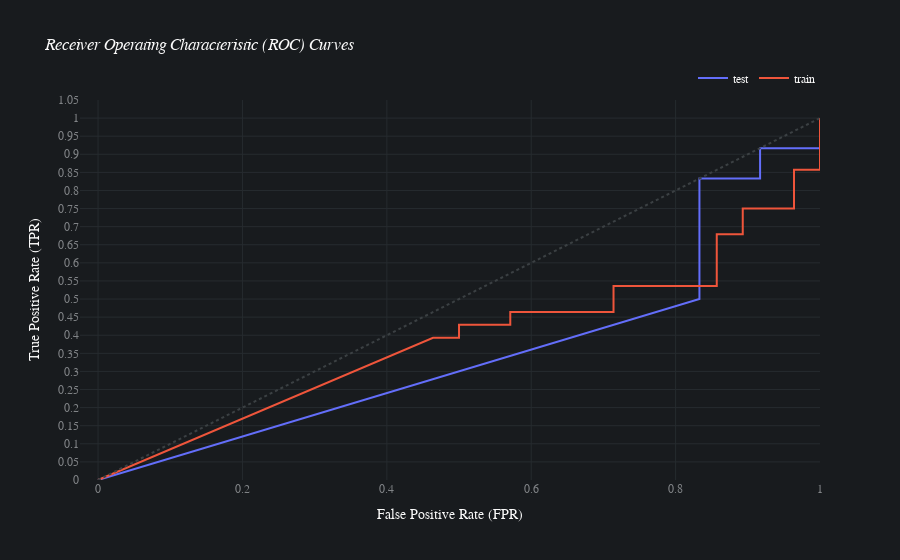

The cell this chart's notebook holds for it:
### Code cell
aiqc.Job.get_by_id(4).results[0].plot_roc_curve()

### Figure 1 — Plotly figure (JSON) as saved in the notebook; plotly's stock layout.template omitted (floating-point values rounded to 4 significant figures)
{"data": [{"hovertemplate": "split=test<br>fpr=%{x}<br>tpr=%{y}<extra></extra>", "legendgroup": "test", "line": {"color": "#636efa", "dash": "solid"}, "mode": "lines", "name": "test", "orientation": "v", "showlegend": true, "type": "scatter", "x": [0, 0.833, 0.833, 0.917, 0.917, 1, 1], "xaxis": "x", "y": [0, 0.5, 0.833, 0.833, 0.917, 0.917, 1], "yaxis": "y"}, {"hovertemplate": "split=train<br>fpr=%{x}<br>tpr=%{y}<extra></extra>", "legendgroup": "train", "line": {"color": "#EF553B", "dash": "solid"}, "mode": "lines", "name": "train", "orientation": "v", "showlegend": true, "type": "scatter", "x": [0, 0.464, 0.5, 0.5, 0.571, 0.571, 0.714, 0.714, 0.857, 0.857, 0.893, 0.893, 0.964, 0.964, 1, 1], "xaxis": "x", "y": [0, 0.393, 0.393, 0.429, 0.429, 0.464, 0.464, 0.536, 0.536, 0.679, 0.679, 0.75, 0.75, 0.857, 0.857, 1], "yaxis": "y"}], "layout": {"autosize": true, "font": {"color": "#FAFAFA", "family": "Avenir"}, "hoverlabel": {"bgcolor": "#0F0F0F", "font": {"family": "Avenir", "size": 15}}, "legend": {"orientation": "h", "title": {}, "tracegroupgap": 0, "x": 1, "xanchor": "right", "y": 1.02, "yanchor": "bottom"}, "paper_bgcolor": "#181B1E", "plot_bgcolor": "#181B1E", "shapes": [{"line": {"color": "#3b4043", "dash": "dot", "width": 2}, "type": "line", "x0": 0, "x1": 1, "y0": 0, "y1": 1}], "title": {"text": "<i>Receiver Operating Characteristic (ROC) Curves</i>"}, "xaxis": {"anchor": "y", "domain": [0, 1], "gridcolor": "#262B2F", "range": [-0.025, 1], "tick0": 0, "tickfont": {"color": "#818487"}, "title": {"text": "False Positive Rate (FPR)"}, "type": "linear", "zeroline": false}, "yaxis": {"anchor": "x", "domain": [0, 1], "dtick": 0.05, "gridcolor": "#262B2F", "range": [0, 1.05], "side": "left", "tick0": 0, "tickfont": {"color": "#818487"}, "tickmode": "linear", "title": {"text": "True Positive Rate (TPR)"}, "type": "linear", "zeroline": false}}}
